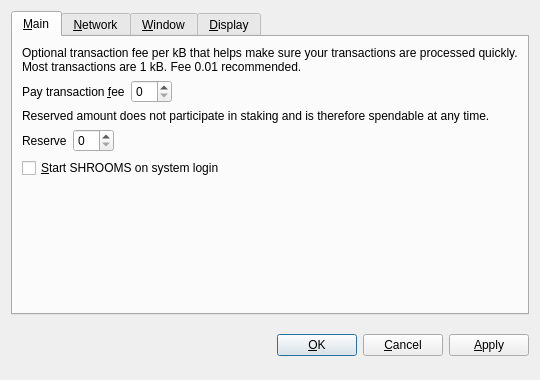
<?xml version="1.0" encoding="UTF-8"?>
<ui version="4.0">
 <class>OptionsDialog</class>
 <widget class="QDialog" name="OptionsDialog">
  <property name="geometry">
   <rect>
    <x>0</x>
    <y>0</y>
    <width>540</width>
    <height>380</height>
   </rect>
  </property>
  <property name="windowTitle">
   <string>Options</string>
  </property>
  <property name="modal">
   <bool>true</bool>
  </property>
  <layout class="QVBoxLayout" name="verticalLayout">
   <item>
    <widget class="QTabWidget" name="tabWidget">
     <property name="tabPosition">
      <enum>QTabWidget::North</enum>
     </property>
     <property name="currentIndex">
      <number>0</number>
     </property>
     <widget class="QWidget" name="tabMain">
      <attribute name="title">
       <string>&amp;Main</string>
      </attribute>
      <layout class="QVBoxLayout" name="verticalLayout_Main">
       <item>
        <widget class="QLabel" name="transactionFeeInfoLabel">
         <property name="text">
          <string>Optional transaction fee per kB that helps make sure your transactions are processed quickly. Most transactions are 1 kB. Fee 0.01 recommended.</string>
         </property>
         <property name="textFormat">
          <enum>Qt::PlainText</enum>
         </property>
         <property name="wordWrap">
          <bool>true</bool>
         </property>
        </widget>
       </item>
       <item>
        <layout class="QHBoxLayout" name="horizontalLayoutFee">
         <item>
          <widget class="QLabel" name="transactionFeeLabel">
           <property name="text">
            <string>Pay transaction &amp;fee</string>
           </property>
           <property name="textFormat">
            <enum>Qt::PlainText</enum>
           </property>
           <property name="buddy">
            <cstring>transactionFee</cstring>
           </property>
          </widget>
         </item>
         <item>
          <widget class="BitcoinAmountField" name="transactionFee"/>
         </item>
         <item>
          <spacer name="horizontalSpacerFee">
           <property name="orientation">
            <enum>Qt::Horizontal</enum>
           </property>
           <property name="sizeHint" stdset="0">
            <size>
             <width>40</width>
             <height>20</height>
            </size>
           </property>
          </spacer>
         </item>
        </layout>
       </item>
       <item>
        <widget class="QLabel" name="reserveBalanceInfoLabel">
         <property name="text">
          <string>Reserved amount does not participate in staking and is therefore spendable at any time.</string>
         </property>
         <property name="textFormat">
          <enum>Qt::PlainText</enum>
         </property>
         <property name="wordWrap">
          <bool>true</bool>
         </property>
        </widget>
       </item>
       <item>
        <layout class="QHBoxLayout" name="horizontalLayoutReserveBalance">
         <item>
          <widget class="QLabel" name="reserveBalanceLabel">
           <property name="text">
            <string>Reserve</string>
           </property>
           <property name="textFormat">
            <enum>Qt::PlainText</enum>
           </property>
           <property name="buddy">
            <cstring>reserveBalance</cstring>
           </property>
          </widget>
         </item>
         <item>
          <widget class="BitcoinAmountField" name="reserveBalance"/>
         </item>
         <item>
          <spacer name="horizontalSpacerReserveBalance">
           <property name="orientation">
            <enum>Qt::Horizontal</enum>
           </property>
           <property name="sizeHint" stdset="0">
            <size>
             <width>40</width>
             <height>20</height>
            </size>
           </property>
          </spacer>
         </item>
        </layout>
       </item>
       <item>
        <widget class="QCheckBox" name="bitcoinAtStartup">
         <property name="toolTip">
          <string>Automatically start SHROOMS after logging in to the system.</string>
         </property>
         <property name="text">
          <string>&amp;Start SHROOMS on system login</string>
         </property>
        </widget>
       </item>
       <item>
        <spacer name="verticalSpacer_Main">
         <property name="orientation">
          <enum>Qt::Vertical</enum>
         </property>
         <property name="sizeHint" stdset="0">
          <size>
           <width>20</width>
           <height>40</height>
          </size>
         </property>
        </spacer>
       </item>
      </layout>
     </widget>
     <widget class="QWidget" name="tabNetwork">
      <attribute name="title">
       <string>&amp;Network</string>
      </attribute>
      <layout class="QVBoxLayout" name="verticalLayout_Network">
       <item>
        <widget class="QCheckBox" name="mapPortUpnp">
         <property name="toolTip">
          <string>Automatically open the SHROOMS client port on the router. This only works when your router supports UPnP and it is enabled.</string>
         </property>
         <property name="text">
          <string>Map port using &amp;UPnP</string>
         </property>
        </widget>
       </item>
       <item>
        <widget class="QCheckBox" name="connectSocks">
         <property name="toolTip">
          <string>Connect to the SHROOMS network through a SOCKS proxy (e.g. when connecting through Tor).</string>
         </property>
         <property name="text">
          <string>&amp;Connect through SOCKS proxy:</string>
         </property>
        </widget>
       </item>
       <item>
        <layout class="QHBoxLayout" name="horizontalLayout_Network">
         <item>
          <widget class="QLabel" name="proxyIpLabel">
           <property name="text">
            <string>Proxy &amp;IP:</string>
           </property>
           <property name="textFormat">
            <enum>Qt::PlainText</enum>
           </property>
           <property name="buddy">
            <cstring>proxyIp</cstring>
           </property>
          </widget>
         </item>
         <item>
          <widget class="QValidatedLineEdit" name="proxyIp">
           <property name="maximumSize">
            <size>
             <width>140</width>
             <height>16777215</height>
            </size>
           </property>
           <property name="toolTip">
            <string>IP address of the proxy (e.g. 127.0.0.1)</string>
           </property>
          </widget>
         </item>
         <item>
          <widget class="QLabel" name="proxyPortLabel">
           <property name="text">
            <string>&amp;Port:</string>
           </property>
           <property name="textFormat">
            <enum>Qt::PlainText</enum>
           </property>
           <property name="buddy">
            <cstring>proxyPort</cstring>
           </property>
          </widget>
         </item>
         <item>
          <widget class="QLineEdit" name="proxyPort">
           <property name="maximumSize">
            <size>
             <width>55</width>
             <height>16777215</height>
            </size>
           </property>
           <property name="toolTip">
            <string>Port of the proxy (e.g. 9050)</string>
           </property>
          </widget>
         </item>
         <item>
          <widget class="QLabel" name="socksVersionLabel">
           <property name="text">
            <string>SOCKS &amp;Version:</string>
           </property>
           <property name="textFormat">
            <enum>Qt::PlainText</enum>
           </property>
           <property name="buddy">
            <cstring>socksVersion</cstring>
           </property>
          </widget>
         </item>
         <item>
          <widget class="QValueComboBox" name="socksVersion">
           <property name="toolTip">
            <string>SOCKS version of the proxy (e.g. 5)</string>
           </property>
          </widget>
         </item>
         <item>
          <spacer name="horizontalSpacer_Network">
           <property name="orientation">
            <enum>Qt::Horizontal</enum>
           </property>
           <property name="sizeHint" stdset="0">
            <size>
             <width>40</width>
             <height>20</height>
            </size>
           </property>
          </spacer>
         </item>
        </layout>
       </item>
       <item>
        <spacer name="verticalSpacer_Network">
         <property name="orientation">
          <enum>Qt::Vertical</enum>
         </property>
         <property name="sizeHint" stdset="0">
          <size>
           <width>20</width>
           <height>40</height>
          </size>
         </property>
        </spacer>
       </item>
      </layout>
     </widget>
     <widget class="QWidget" name="tabWindow">
      <attribute name="title">
       <string>&amp;Window</string>
      </attribute>
      <layout class="QVBoxLayout" name="verticalLayout_Window">
       <item>
        <widget class="QCheckBox" name="minimizeToTray">
         <property name="toolTip">
          <string>Show only a tray icon after minimizing the window.</string>
         </property>
         <property name="text">
          <string>&amp;Minimize to the tray instead of the taskbar</string>
         </property>
        </widget>
       </item>
       <item>
        <widget class="QCheckBox" name="minimizeOnClose">
         <property name="toolTip">
          <string>Minimize instead of exit the application when the window is closed. When this option is enabled, the application will be closed only after selecting Quit in the menu.</string>
         </property>
         <property name="text">
          <string>M&amp;inimize on close</string>
         </property>
        </widget>
       </item>
       <item>
        <spacer name="verticalSpacer_Window">
         <property name="orientation">
          <enum>Qt::Vertical</enum>
         </property>
         <property name="sizeHint" stdset="0">
          <size>
           <width>20</width>
           <height>40</height>
          </size>
         </property>
        </spacer>
       </item>
      </layout>
     </widget>
     <widget class="QWidget" name="tabDisplay">
      <attribute name="title">
       <string>&amp;Display</string>
      </attribute>
      <layout class="QVBoxLayout" name="verticalLayout_Display">
       <item>
        <layout class="QHBoxLayout" name="horizontalLayout_1_Display">
         <item>
          <widget class="QLabel" name="langLabel">
           <property name="text">
            <string>User Interface &amp;language:</string>
           </property>
           <property name="textFormat">
            <enum>Qt::PlainText</enum>
           </property>
           <property name="buddy">
            <cstring>lang</cstring>
           </property>
          </widget>
         </item>
         <item>
          <widget class="QValueComboBox" name="lang">
           <property name="toolTip">
            <string>The user interface language can be set here. This setting will take effect after restarting SHROOMS.</string>
           </property>
          </widget>
         </item>
        </layout>
       </item>
       <item>
        <layout class="QHBoxLayout" name="horizontalLayout_2_Display">
         <item>
          <widget class="QLabel" name="unitLabel">
           <property name="text">
            <string>&amp;Unit to show amounts in:</string>
           </property>
           <property name="textFormat">
            <enum>Qt::PlainText</enum>
           </property>
           <property name="buddy">
            <cstring>unit</cstring>
           </property>
          </widget>
         </item>
         <item>
          <widget class="QValueComboBox" name="unit">
           <property name="toolTip">
            <string>Choose the default subdivision unit to show in the interface and when sending coins.</string>
           </property>
          </widget>
         </item>
        </layout>
       </item>
       <item>
        <widget class="QCheckBox" name="useShroomsTheme">
         <property name="text">
          <string>Use SHROOMS visual theme (requires restart)</string>
         </property>
        </widget>
       </item>
       <item>
        <widget class="QCheckBox" name="displayAddresses">
         <property name="toolTip">
          <string>Whether to show SHROOMS addresses in the transaction list or not.</string>
         </property>
         <property name="text">
          <string>&amp;Display addresses in transaction list</string>
         </property>
        </widget>
       </item>
       <item>
        <widget class="QCheckBox" name="coinControlFeatures">
         <property name="toolTip">
          <string>Whether to show coin control features or not.</string>
         </property>
         <property name="text">
          <string>Display coin &amp;control features (experts only!)</string>
         </property>
        </widget>
       </item>
       <item>
        <spacer name="verticalSpacer_Display">
         <property name="orientation">
          <enum>Qt::Vertical</enum>
         </property>
         <property name="sizeHint" stdset="0">
          <size>
           <width>20</width>
           <height>40</height>
          </size>
         </property>
        </spacer>
       </item>
      </layout>
     </widget>
    </widget>
   </item>
   <item>
    <layout class="QHBoxLayout" name="horizontalLayout_Buttons">
     <item>
      <spacer name="horizontalSpacer_1">
       <property name="orientation">
        <enum>Qt::Horizontal</enum>
       </property>
       <property name="sizeHint" stdset="0">
        <size>
         <width>40</width>
         <height>48</height>
        </size>
       </property>
      </spacer>
     </item>
     <item>
      <widget class="QLabel" name="statusLabel">
       <property name="font">
        <font>
         <weight>75</weight>
         <bold>true</bold>
        </font>
       </property>
       <property name="text">
        <string/>
       </property>
       <property name="textFormat">
        <enum>Qt::PlainText</enum>
       </property>
       <property name="wordWrap">
        <bool>true</bool>
       </property>
      </widget>
     </item>
     <item>
      <spacer name="horizontalSpacer_2">
       <property name="orientation">
        <enum>Qt::Horizontal</enum>
       </property>
       <property name="sizeHint" stdset="0">
        <size>
         <width>40</width>
         <height>48</height>
        </size>
       </property>
      </spacer>
     </item>
     <item>
      <widget class="QPushButton" name="okButton">
       <property name="text">
        <string>&amp;OK</string>
       </property>
      </widget>
     </item>
     <item>
      <widget class="QPushButton" name="cancelButton">
       <property name="text">
        <string>&amp;Cancel</string>
       </property>
       <property name="autoDefault">
        <bool>false</bool>
       </property>
      </widget>
     </item>
     <item>
      <widget class="QPushButton" name="applyButton">
       <property name="text">
        <string>&amp;Apply</string>
       </property>
       <property name="autoDefault">
        <bool>false</bool>
       </property>
      </widget>
     </item>
    </layout>
   </item>
  </layout>
 </widget>
 <customwidgets>
  <customwidget>
   <class>BitcoinAmountField</class>
   <extends>QSpinBox</extends>
   <header>bitcoinamountfield.h</header>
  </customwidget>
  <customwidget>
   <class>QValueComboBox</class>
   <extends>QComboBox</extends>
   <header>qvaluecombobox.h</header>
  </customwidget>
  <customwidget>
   <class>QValidatedLineEdit</class>
   <extends>QLineEdit</extends>
   <header>qvalidatedlineedit.h</header>
  </customwidget>
 </customwidgets>
 <resources/>
 <connections/>
</ui>
